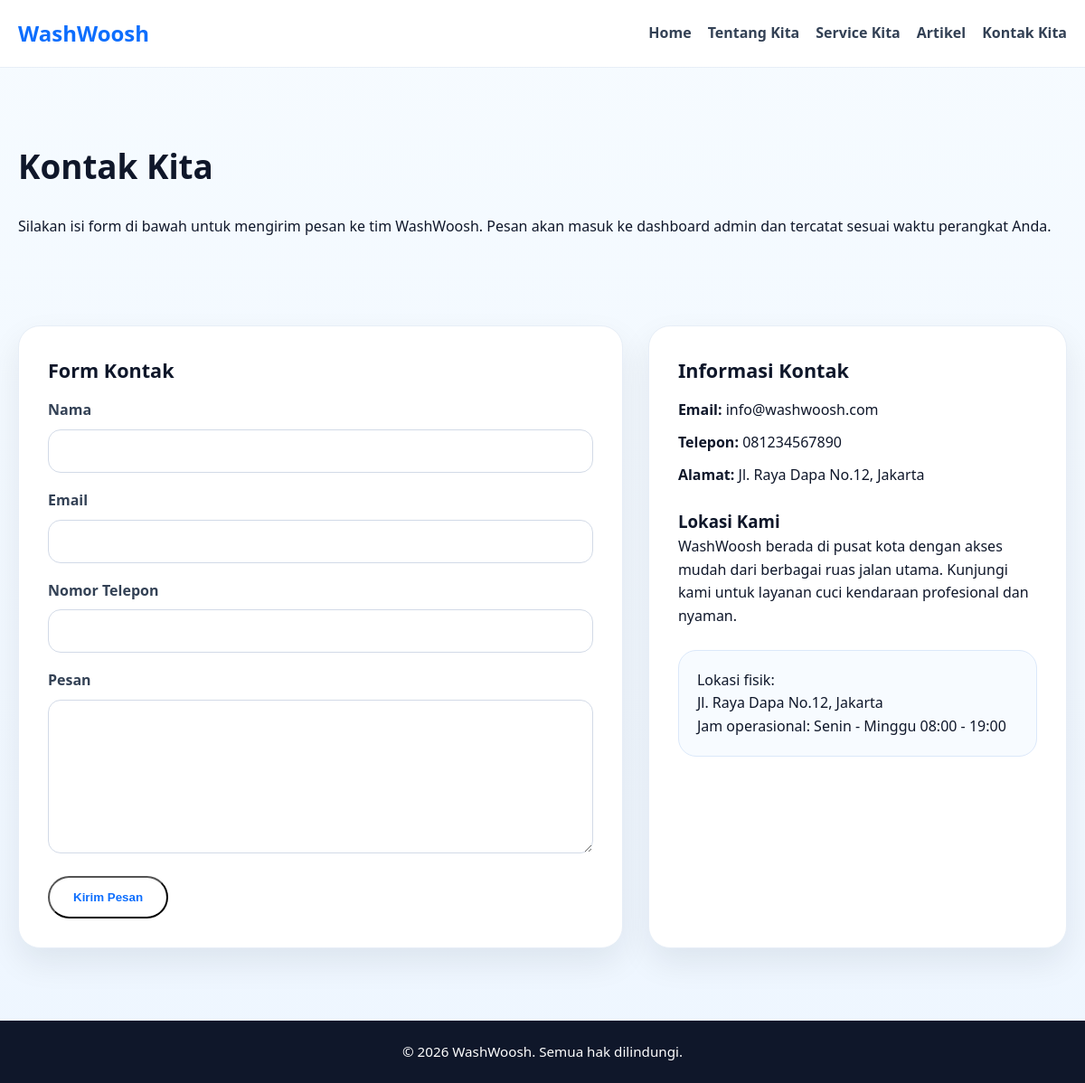
The app's page /Frontend/kontak.php with its own data.
### tables this page shows
CREATE TABLE tb_company_profile (
  id INT UNSIGNED AUTO_INCREMENT PRIMARY KEY,
  nama_perusahaan VARCHAR(150) NOT NULL,
  logo VARCHAR(255) DEFAULT NULL,
  alamat TEXT NOT NULL,
  no_telp VARCHAR(50) NOT NULL,
  email VARCHAR(100) NOT NULL,
  jam_operasional VARCHAR(100) NOT NULL,
  deskripsi TEXT,
  visi TEXT,
  misi TEXT,
  updated_at TIMESTAMP NOT NULL DEFAULT CURRENT_TIMESTAMP ON UPDATE CURRENT_TIMESTAMP
);

### Frontend/includes/company_data.php (called while the page is built)
<?php
require_once dirname(__DIR__, 2) . '/config/koneksi.php';
$company = [
    'id' => null,
    'nama_perusahaan' => 'WashWoosh',
    'logo' => null,
    'alamat' => 'Jl. Contoh No.123, Kecamatan Dapa',
    'no_telp' => '+62 812 3456 7890',
    'email' => 'info@washwoosh.com',
    'jam_operasional' => 'Senin - Minggu 08:00 - 19:00',
    'deskripsi' => 'Layanan cuci kendaraan modern yang cepat, bersih, dan ramah lingkungan.',
    'visi' => 'Menjadi layanan cuci kendaraan pilihan utama di kawasan kami.',
    'misi' => 'Memberikan layanan berkualitas dengan harga terjangkau dan pelayanan terbaik.'
];
try {
    $stmt = $pdo->query('SELECT * FROM tb_company_profile ORDER BY updated_at DESC LIMIT 1');
    $companyRow = $stmt->fetch();
    if ($companyRow) {
        $company = array_merge($company, $companyRow);
    }
} catch (PDOException $e) {
}
?>

### Frontend/kontak.php (the view, shortened to what this page needs)
<?php
require_once 'includes/company_data.php';
?>
<!DOCTYPE html>
<html lang="id">
<head>
    <link rel="stylesheet" href="assets/css/style.css">
</head>
<body>
    <header class="site-header">
        <div class="container header-inner">
            <a class="logo" href="index.php"><?= htmlspecialchars($company['nama_perusahaan'] ?? 'WashWoosh') ?></a>
            <nav class="site-nav">
                <a href="index.php">Home</a>
                <a href="tentang.php">Tentang Kita</a>
                <a href="service.php">Service Kita</a>
                <a href="artikel.php">Artikel</a>
                <a href="kontak.php">Kontak Kita</a>
            </nav>
        </div>
    </header>
    <main class="container content-wrapper">
        <section class="page-section page-section--wide">
            <h1>Kontak Kita</h1>
            <p>Silakan isi form di bawah untuk mengirim pesan ke tim WashWoosh. Pesan akan masuk ke dashboard admin dan tercatat sesuai waktu perangkat Anda.</p>
        </section>
        <div class="contact-grid">
            <div class="contact-card">
                <h2>Form Kontak</h2>
                <form method="POST" action="kontak.php" class="contact-form">
                    <label for="nama">Nama</label>
                    <input type="text" id="nama" name="nama" required>
                    <label for="email">Email</label>
                    <input type="email" id="email" name="email" required>
                    <label for="no_telp">Nomor Telepon</label>
                    <input type="tel" id="no_telp" name="no_telp" required>
                    <label for="pesan">Pesan</label>
                    <textarea id="pesan" name="pesan" rows="6" required></textarea>
                    <button type="submit" name="submit_contact" class="btn btn-primary">Kirim Pesan</button>
                </form>
            </div>
            <div class="contact-card contact-info">
                <h2>Informasi Kontak</h2>
                <div class="info-block">
                    <p><strong>Email:</strong> <?= htmlspecialchars($company['email'] ?? '-') ?></p>
                    <p><strong>Telepon:</strong> <?= htmlspecialchars($company['no_telp'] ?? '-') ?></p>
                    <p><strong>Alamat:</strong> <?= htmlspecialchars($company['alamat'] ?? '-') ?></p>
                </div>
                <div class="info-block">
                    <h3>Lokasi Kami</h3>
                    <p><?= htmlspecialchars($company['nama_perusahaan'] ?? 'WashWoosh') ?> berada di pusat kota dengan akses mudah dari berbagai ruas jalan utama. Kunjungi kami untuk layanan cuci kendaraan profesional dan nyaman.</p>
                </div>
                <div class="map-card">
                    <p>Lokasi fisik:</p>
                    <p><?= htmlspecialchars($company['alamat'] ?? '-') ?></p>
                    <p>Jam operasional: <?= htmlspecialchars($company['jam_operasional'] ?? '-') ?></p>
                </div>
            </div>
        </div>
    </main>
    <footer class="site-footer">
        <div class="container">
            <p>&copy; <?= date('Y') ?> <?= htmlspecialchars($company['nama_perusahaan'] ?? 'WashWoosh') ?>. Semua hak dilindungi.</p>
        </div>
    </footer>
</body>
</html>

### Frontend/assets/css/style.css (style rules this page uses)
* { box-sizing: border-box; margin: 0; padding: 0; }
html, body { min-height: 100%; }
body { font-family: 'Segoe UI', Tahoma, Geneva, Verdana, sans-serif; color: #0f172a; background: linear-gradient(180deg, #f6fbff 0%, #eef6ff 100%); line-height: 1.6; min-height: 100vh; display: flex; flex-direction: column; }
.container { width: min(1160px, calc(100% - 40px)); margin: 0 auto; }
.content-wrapper { flex: 1; }
.site-header { background: rgba(255,255,255,0.95); backdrop-filter: blur(10px); border-bottom: 1px solid #e7eef7; position: sticky; top: 0; z-index: 10; }
.header-inner { display: flex; align-items: center; justify-content: space-between; gap: 24px; padding: 18px 0; }
.logo { font-size: 1.5rem; font-weight: 800; color: #0d6efd; text-decoration: none; }
.site-nav { display: flex; flex-wrap: wrap; gap: 18px; }
.site-nav a { color: #334155; text-decoration: none; font-weight: 600; transition: color 0.2s ease; }
.btn { display: inline-flex; align-items: center; justify-content: center; padding: 14px 26px; border-radius: 999px; text-decoration: none; font-weight: 700; }
.btn-primary { background: #ffffff; color: #0d6efd; }
.card, .feature-item, .contact-card { background: #ffffff; border: 1px solid #e7eef7; border-radius: 24px; padding: 32px; box-shadow: 0 16px 36px rgba(15, 23, 42, 0.08); }
.card h2, .contact-card h2 { font-size: 1.35rem; margin-bottom: 14px; }
.page-section { padding: 80px 0; }
.page-section h1 { font-size: 2.3rem; margin-bottom: 24px; }
.page-section p, .page-section li, .page-section article p { margin-bottom: 16px; }
.site-footer { background: #0f172a; color: #ffffff; padding: 22px 0; margin-top: auto; }
.site-footer p { text-align: center; font-size: 0.95rem; }
.contact-grid { display: grid; grid-template-columns: 1.3fr 0.9fr; gap: 28px; margin-bottom: 80px; }
.contact-form label { display: block; margin-bottom: 8px; font-weight: 600; color: #334155; }
.contact-form input, .contact-form textarea { width: 100%; padding: 14px 16px; border: 1px solid #d2dae7; border-radius: 14px; margin-bottom: 18px; font-size: 1rem; color: #1f2937; outline: none; }
.contact-form textarea { min-height: 170px; resize: vertical; }
.contact-info .info-block { margin-bottom: 24px; }
.contact-info .info-block p { margin-bottom: 10px; }
.map-card { background: #f7fbff; border: 1px solid #dbe8fa; border-radius: 20px; padding: 20px; }

### records on screen
tb_company_profile: nama_perusahaan "WashWoosh", email "info@washwoosh.com", no_telp "081234567890", alamat "Jl. Raya Dapa No.12, Jakarta", jam_operasional "Senin - Minggu 08:00 - 19:00"
